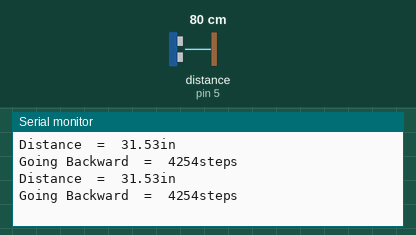
The sketch below on a simulated Arduino Uno, built with avr-gcc and run on an emulated ATmega328P. On the bench: the last lines printed to the serial monitor. Wiring (inferred from the names in the program): ultrasonic range finder: trigger pin 4; echo pin 5. Inputs (shaded band) come from the test bench; at power-on: distance to the obstacle (sensor on pin 5) 80 cm. The echo pulse lasts 58.3 µs per cm.

Above: at 1.8 s.
1.9 s: distance to the obstacle (sensor on pin 5) set to 2 cm
At 2.8 s:
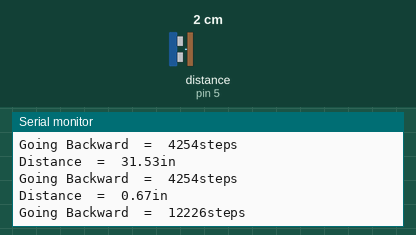
3.4 s: distance to the obstacle (sensor on pin 5) set to 4 cm
At 4.8 s:
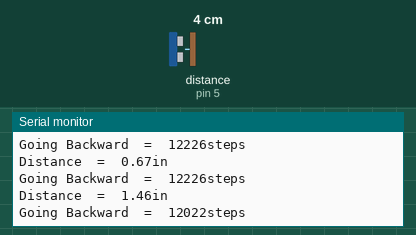
Timing chart, 0 to 6.4 s (numbered marks = the images above; inputs shaded):
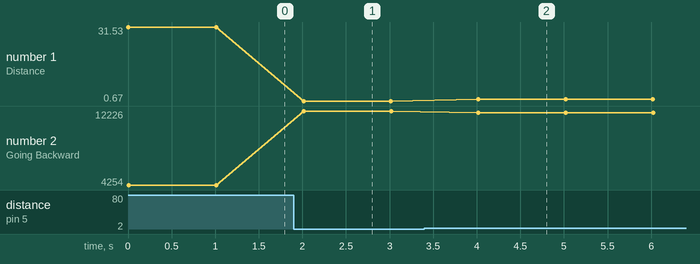

Measured:
- after the input at 1.9 s, the serial monitor: prints a new line after 0.11 s (image 1)
- after the input at 3.4 s, the serial monitor: prints a new line after 0.62 s (image 2)
- plotted number 1: 31.53 → 0.67 after the input at 1.9 s, 0.67 → 1.46 after the input at 3.4 s
- plotted number 2: 4254 → 12226 after the input at 1.9 s, 12226 → 12022 after the input at 3.4 s

The sketch:

ESP_Mega_Ultrasonic_Base_Code.ino
```cpp
int i = 0;
int pos = 0;
int steps =0;
float Steps=0;
//const int stepping = 0; //D3
//const int dir = 2; //D4

const int TrigPin = 4; //D2; //CHANGE THESE
const int EchoPin = 5; //D1; //CHANGE THESE
float in, cm;

//======================================================================
//                Setup
//======================================================================
void setup()
{
    Serial.begin(115200);
    Serial.println();
  pinMode(TrigPin, OUTPUT);
  pinMode(EchoPin, INPUT);
}

//======================================================================
//                Motor Movement Functions
//======================================================================

void loop()
{
    digitalWrite(TrigPin, LOW);
    delayMicroseconds(2);
    digitalWrite(TrigPin, HIGH);
    delayMicroseconds(10);
    digitalWrite(TrigPin, LOW);
    Restart();
    delay(1000);

}
//=======================================================================

void Go_Forward ()
{
//digitalWrite(dir, HIGH); //Rotate stepper motor in clock wise direction //change to LOW when on slider
Serial.print("Going Forward\t=\t");
Serial.print(steps);
Serial.print("steps");
Serial.println();
          for( i=1;i<=steps;i++){
          delay(1);
          }
}

void Go_Backward()
{
//digitalWrite(dir, LOW); //Rotate stepper motor in anti clock wise direction ////change to HIGH when on slider
Serial.print("Going Backward\t=\t");
Serial.print(steps);
Serial.print("steps");
Serial.println();
          for( i=1;i<=steps;i++){
        //  delay(1);
          }
}
void Restart()
{
  Calculate_Distance();
  Calculate_Steps();
  Go_Backward();
 // pos = 0;
 return 0;
}

 float Calculate_Distance()
{
cm = pulseIn(EchoPin, HIGH) / 58.0; //The echo time is converted into cm
in = cm *.393701;
in = (int(in * 100.0)) / 100.0; //Keep two decimal places
Serial.print("Distance\t=\t");
Serial.print(in);
Serial.print("in");
Serial.println();
return in;
}

int Calculate_Steps()
{
  //steps  = 0;
  Steps = ((12400 * in )/ 48 );
  steps = int(12400.0 - Steps);
  return steps;
}
```
